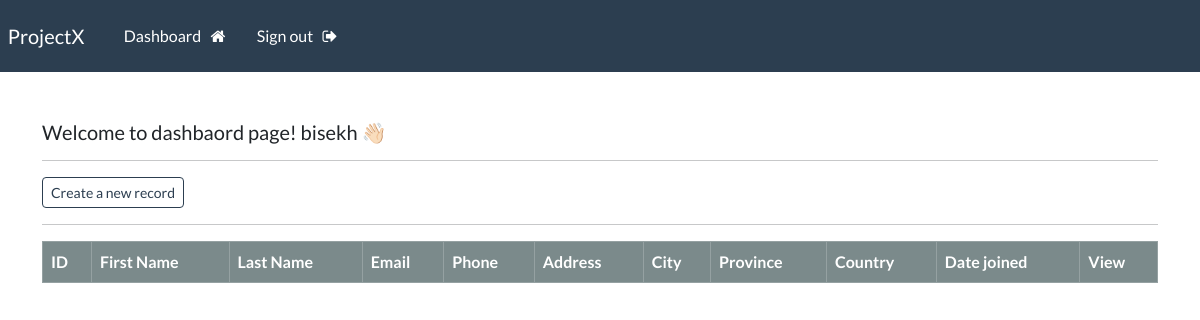
Page /dashboard/ (signed in) on the earlier database version.
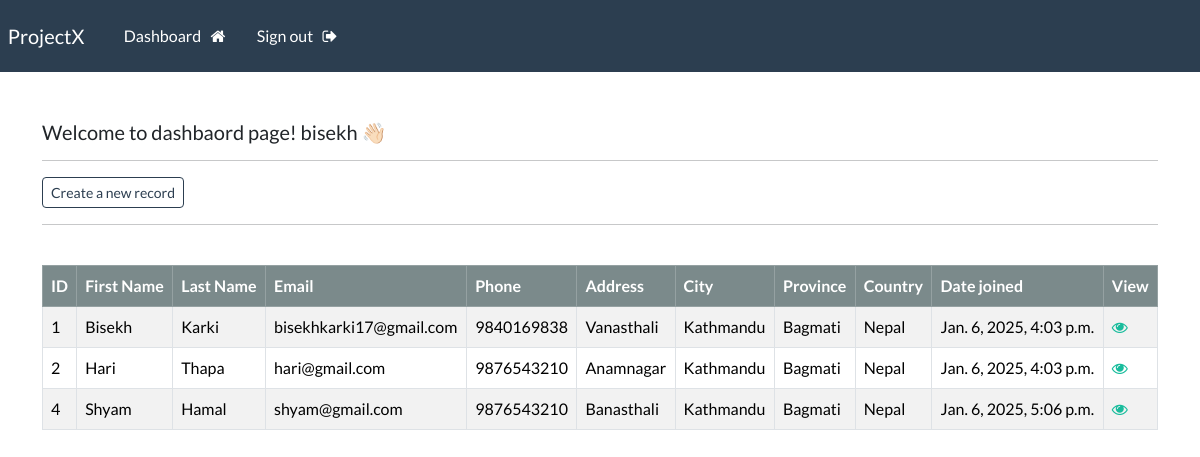
Same page on the later database version.
### webapp/models.py (models this page shows, shortened)
class Record(models.Model):
    creation_date = models.DateTimeField(auto_now_add=True)
    first_name = models.CharField(max_length=100)
    last_name = models.CharField(max_length=100)
    email = models.CharField(max_length=255)
    phone = models.CharField(max_length=20)
    address = models.CharField(max_length=300)
    city = models.CharField(max_length=255)
    province = models.CharField(max_length=200)
    country = models.CharField(max_length=125)

### webapp/views.py (the view)
# urls.py: path('dashboard/',views.dashboard,name="dashboard"),
@login_required(login_url='login')
def dashboard(request):
    my_records = Record.objects.all()
    context = {'records':my_records}
    return render(request,'webapp/dashboard.html',context)

### webapp/templates/webapp/dashboard.html (shortened to what this page needs)
{% extends 'webapp/base.html' %}
{% block content %}
<h5>Welcome to dashbaord page! {{user}} 👋🏻</h5>
<hr />
<a class="btn btn-outline-primary btn-sm" href="{% url 'addRecord' %}"
  >Create a new record</a
>
<hr />
<table class="table table-hover table-striped table-bordered">
  <thead class="table-dark">
    <tr>
      <th scope="col">ID</th>
      <th scope="col">First Name</th>
      <th scope="col">Last Name</th>
      <th scope="col">Email</th>
      <th scope="col">Phone</th>
      <th scope="col">Address</th>
      <th scope="col">City</th>
      <th scope="col">Province</th>
      <th scope="col">Country</th>
      <th scope="col">Date joined</th>
      <th scope="col">View</th>
    </tr>
  </thead>
  <tbody>
    {% if records %} {% for record in records %}
    <tr>
      <td>{{record.id}}</td>
      <td>{{record.first_name}}</td>
      <td>{{record.last_name}}</td>
      <td>{{record.email}}</td>
      <td>{{record.phone}}</td>
      <td>{{record.address}}</td>
      <td>{{record.city}}</td>
      <td>{{record.province}}</td>
      <td>{{record.country}}</td>
      <td>{{record.creation_date}}</td>
      <td>
        <a href="{% url 'viewRecord' record.id %}"
          ><i class="fa fa-eye" aria-hidden="true"></i
        ></a>
      </td>
    </tr>
    {%endfor%}
    <br />
    {% endif %}
  </tbody>
</table>
<br />
{% endblock %}

### webapp/templates/webapp/base.html (shortened to what this page needs)
{% load static %}
<!DOCTYPE html>
<html lang="en">
  <head>
    <link
      rel="stylesheet"
      type="text/css"
      href="https://bootswatch.com/5/flatly/bootstrap.min.css"
    />
    <link
      rel="stylesheet"
      type="text/css"
      href="{% static 'css/styles.css' %}"
    />
    <link
      rel="stylesheet"
      href="https://cdnjs.cloudflare.com/ajax/libs/font-awesome/4.7.0/css/font-awesome.min.css"
    />
  </head>
  <body>
    {% include 'webapp/navbar.html' %}
    <div class="container">
      <br />
      <br />
      {% block content%}{%endblock%}
    </div>
  </body>
</html>

### webapp/templates/webapp/navbar.html (shortened to what this page needs)
<nav
  class="navbar navbar-expand-lg navbar-dark bg-primary justify-content-center"
>
  <a class="navbar-brand main-heading" href="{% url '' %}"> &nbsp; ProjectX </a>
  <div class="collapse navbar-collapse text-center" id="navbarNavDropdown">
    <ul class="navbar-nav mr-auto">
      <br />
      {% if user.is_authenticated %}
      <li class="nav-item">
        <a class="nav-link" href="{% url 'dashboard' %}"
          >Dashboard &nbsp; <i class="fa fa-home" aria-hidden="true"></i>
        </a>
      </li>
      <li class="nav-item">
        <a class="nav-link" href="{% url 'logout' %}"
          >Sign out &nbsp; <i class="fa fa-sign-out" aria-hidden="true"></i>
        </a>
      </li>
    </ul>
    {% endif %}
  </div>
</nav>

Differences in the rows shown:
added Record: id "1", first_name "Bisekh", last_name "Karki", email "bisekhkarki17@gmail.com", phone "9840169838", address "Vanasthali", city "Kathmandu", province "Bagmati", country "Nepal", creation_date "Jan. 6, 2025, 4:03 p.m."
added Record: id "2", first_name "Hari", last_name "Thapa", email "hari@gmail.com", phone "9876543210", address "Anamnagar", city "Kathmandu", province "Bagmati", country "Nepal", creation_date "Jan. 6, 2025, 4:03 p.m."
added Record: id "4", first_name "Shyam", last_name "Hamal", email "shyam@gmail.com", phone "9876543210", address "Banasthali", city "Kathmandu", province "Bagmati", country "Nepal", creation_date "Jan. 6, 2025, 5:06 p.m."
